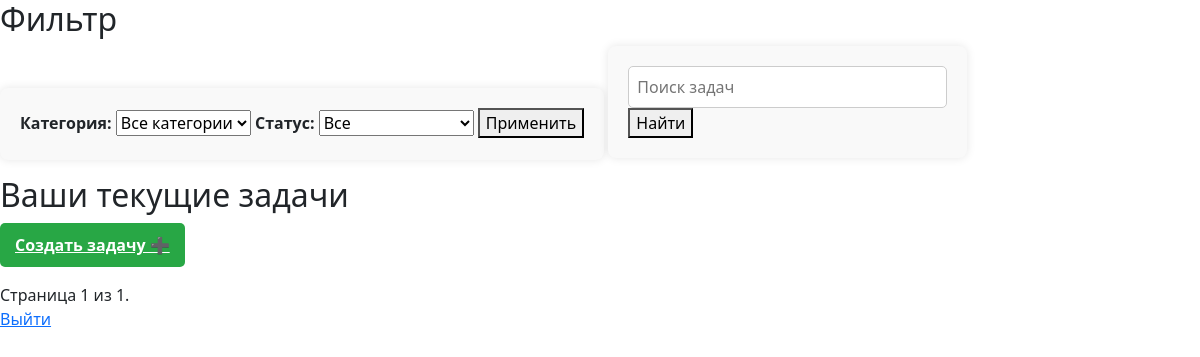
Page /tasks/ (signed in) on the earlier database version.
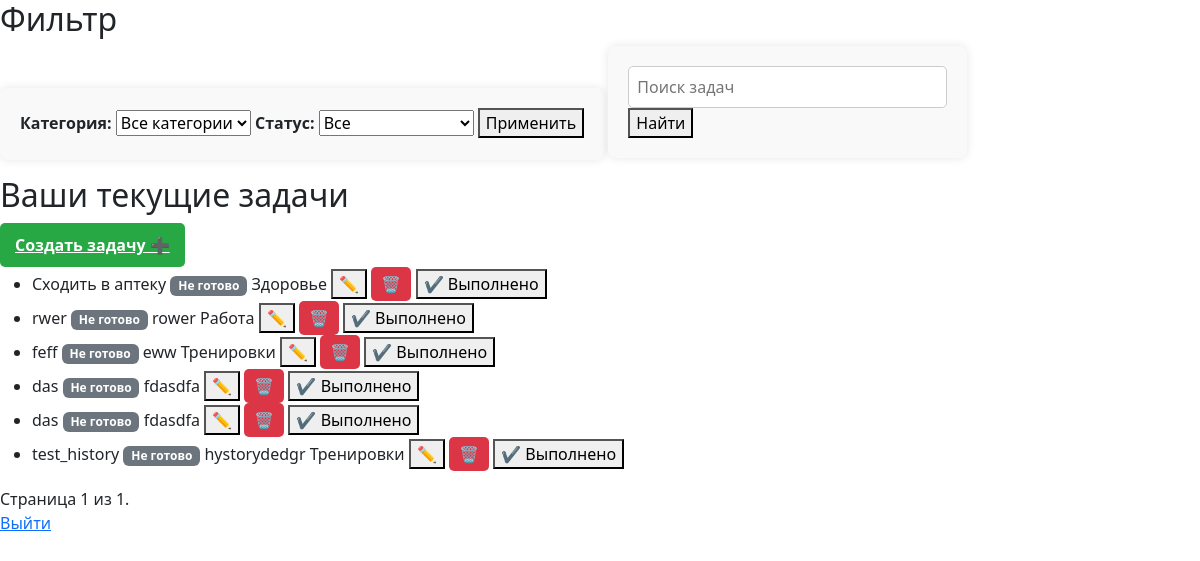
Same page on the later database version.
### tasks/models.py (models this page shows, shortened)
class Task(models.Model):
    title = models.CharField(max_length=200)
    description = models.TextField(blank=True)
    completed = models.BooleanField(default=False)
    created_at = models.DateTimeField(auto_now_add=True)
    user = models.ForeignKey(User, on_delete=models.CASCADE)
    category = models.ForeignKey(Category, on_delete=models.SET_NULL, null=True, blank=True)
    history = HistoricalRecords()

class Category(models.Model):
    name = models.CharField(max_length=200, unique=True);

### tasks/views.py (the view)
# urls.py: path('', include('tasks.urls')),
@login_required
def tasks(request):
    category_id = request.GET.get('category')
    status = request.GET.get('status')
    query = request.GET.get('q', '')
    if query:
       tasks = Task.objects.filter(title__icontains=query)
    else:
        tasks = Task.objects.all()
    paginator = Paginator(tasks, 10)
    page_number = request.GET.get('page')
    page_obj = paginator.get_page(page_number)
    if category_id:
        tasks = tasks.filter(category_id=category_id)
    if status == 'completed':
        tasks = tasks.filter(completed=True)
    elif status == 'incomplete':
        tasks = tasks.filter(completed=False)
    return render(request, 'tasks/task_list.html', {'page_obj': page_obj, 'query':  query})

### tasks/templates/tasks/task_list.html (shortened to what this page needs)
{% load static %}
<link rel="stylesheet" type="text/css" href="{% static 'css/style.css' %}">
<link href="https://cdn.jsdelivr.net/npm/bootstrap@5.3.5/dist/css/bootstrap.min.css" rel="stylesheet">
{% load static %}
<h2>Фильтр</h2>
<form method="GET" action="{% url 'tasks' %}">
    <label for="category">Категория:</label>
    <select name="category" id="category">
        <option value="">Все категории</option>
    </select>
        <label for="status">Статус:</label>
        <select name="status" id="status">
            <option value="">Все</option>
        </select>
        <button type="submit">Применить</button>
</form>
 <form method="get">
    <input type="text" name="q" placeholder="Поиск задач" value="{{ query }}">
    <button type="submit">Найти</button>
 </form>
<h2>Ваши текущие задачи</h2>
<a href="#" class="btn-create" id="open-modal">Создать задачу ➕</a>
<ul id="task-list">
    {% for task in page_obj %}
    <li class="task-item" data-task-id="{{ task.id }}" data-completed="{{ task.completed }}">
        {{ task.title }}
        {% if task.completed %}
        <span class="badge bg-success">Готово</span>
        {% else %}
        <span class="badge bg-secondary">Не готово</span>
        {% endif %}
        <span class="task-desc">{{ task.description }}  </span>
        <span class="category"> {{ task.category.name }} </span>
        <button class="btn-edit"
                data-taks-id="{{ task.id }}"
                data-title="{{ task.title }}"
                data-description="{{ task.description }}"
                data-category="{{ task.category.id }}">✏️</button>
        <button class="btn-delete" data-task-id="{{ task.id }}">🗑️</button>
        <button class="btn-complete {% if task.completed %}hidden{% endif %}" data-task-id="{{ task.id }}">✔ Выполнено</button>
    </li>
    {% endfor %}
</ul>
<div class="pagination">
    <span class="step-links">
        <span class="current">
            Страница {{ page_obj.number }} из {{ page_obj.paginator.num_pages}}.
        </span>
    </span>
</div>
<a href="{% url 'logout' %}">Выйти</a>

### tasks/static/css/style.css (style rules this page uses)
.btn-create { display: inline-block; background: #28a745; color: white; padding: 10px 15px; border-radius: 5px; font-weight: bold; transition: background 0.3s ease; }
.btn-delete { background-color: #dc3545; color: white; border: none; padding: 5px 10px; border-radius: 5px; cursor: pointer; transition: background 0.3s ease; }
form { display: inline-block; text-align: left; padding: 20px; background: #f9f9f9; border-radius: 8px; box-shadow: 0 0 10px rgba(0, 0, 0, 0.1); }
label { display: block; font-weight: bold; margin-bottom: 5px; }
input { width: 100%; padding: 8px; border: 1px solid #ccc; border-radius: 5px; }

Differences in the rows shown:
added Task: title "Сходить в аптеку", completed "Не готово", category.name "Здоровье"
added Task: title "rwer", completed "Не готово", description "rower", category.name "Работа"
added Task: title "feff", completed "Не готово", description "eww", category.name "Тренировки"
added Task: title "das", completed "Не готово", description "fdasdfa"
added Task: title "das", completed "Не готово", description "fdasdfa"
added Task: title "test_history", completed "Не готово", description "hystorydedgr", category.name "Тренировки"
